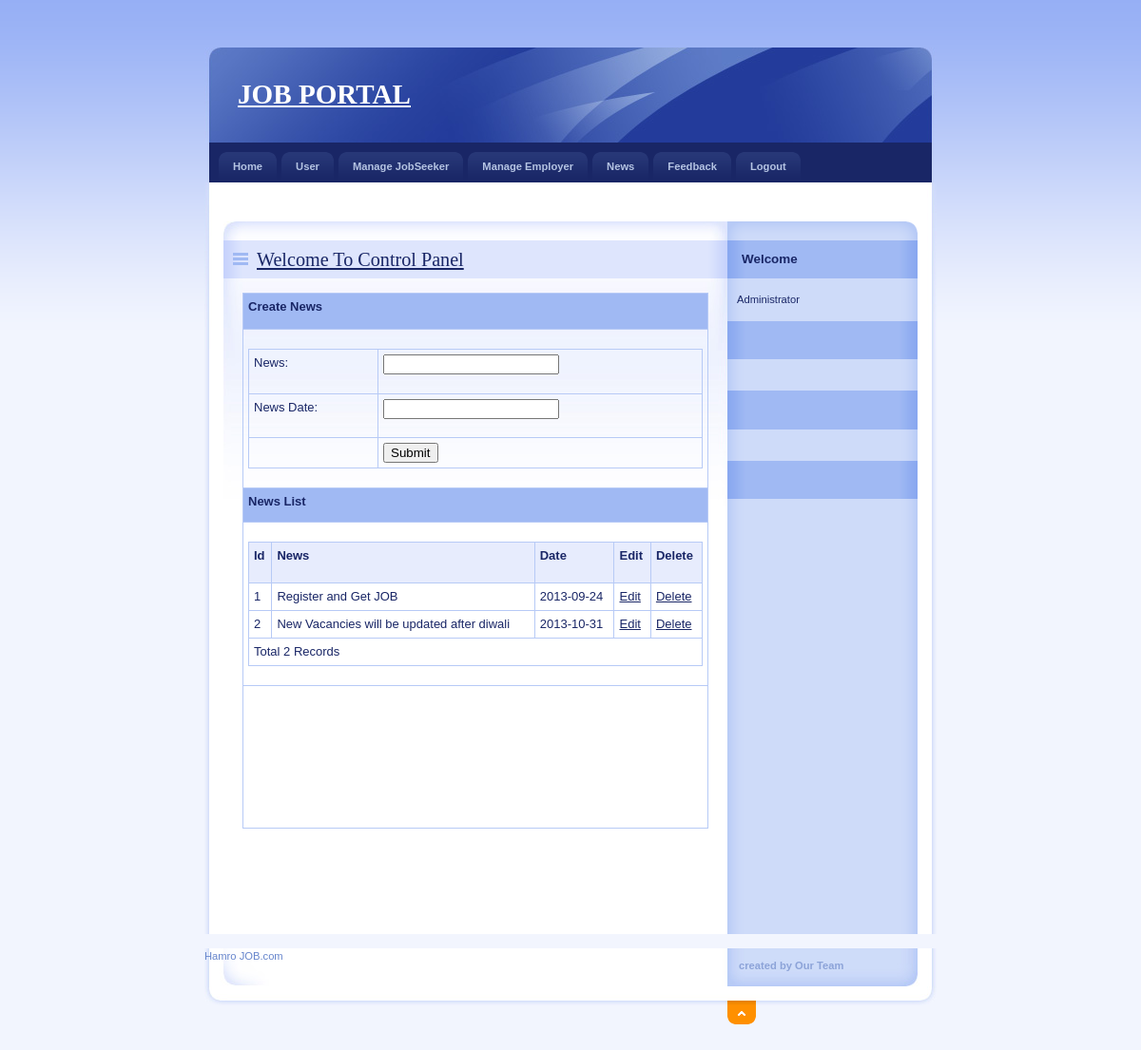
/Admin/News.php (signed in), run on the app's committed database.
### tables this page shows
CREATE TABLE IF NOT EXISTS `news_master` (
  `NewsId` int(11) NOT NULL AUTO_INCREMENT,
  `News` varchar(200) NOT NULL,
  `NewsDate` date NOT NULL,
  PRIMARY KEY (`NewsId`)
);

### Admin/News.php (the view, shortened to what this page needs)
<!DOCTYPE html PUBLIC "-//W3C//DTD XHTML 1.0 Strict//EN" "http://www.w3.org/TR/xhtml1/DTD/xhtml1-strict.dtd">
<html xmlns="http://www.w3.org/1999/xhtml" xml:lang="cs" lang="cs">
<head>
    <link rel="stylesheet" media="screen,projection" type="text/css" href="./css/main.css"/>
    <link rel="stylesheet" media="print" type="text/css" href="./css/print.css"/>
    <link rel="stylesheet" media="aural" type="text/css" href="./css/aural.css"/>
    <link href="../SpryAssets/SpryValidationTextField.css" rel="stylesheet" type="text/css"/>
</head>
</head>
<body id="www-url-cz">
<div id="main" class="box">
    <?php
    include "Header.php"
    ?>
    <?php
    include "menu.php"
    ?>
    <div id="page" class="box">
        <div id="page-in" class="box">
            <div id="strip" class="box noprint">
                <p id="breadcrumbs">&nbsp;</p>
            </div>
            <div id="content">
                <div class="article">
                    <h2><span><a href="#">Welcome To Control Panel</a></span></h2>
                    <table width="100%" border="0" cellspacing="0" cellpadding="0">
                        <tr>
                            <td height="27" bgcolor="#A0B9F3"><span class="style4 style10">Create News</span></td>
                        </tr>
                        <tr>
                            <td height="26">
                                <form id="form1" method="post" action="InsertNews.php">
                                    <table width="100%" height="109" border="0" cellpadding="0" cellspacing="0">
                                        <tr>
                                            <td height="36"><span class="style9">News:</span></td>
                                            <td><span id="sprytextfield1">
                              <label>
                              <input type="text" name="txtNews" id="txtNews"/>
                              </label>
                              <span class="textfieldRequiredMsg">A value is required.</span></span></td>
                                        </tr>
                                        <tr>
                                            <td height="35"><span class="style9">News Date:</span></td>
                                            <td><span id="sprytextfield2">
                              <label>
                              <input type="text" onclick="ds_sh(this);" name="txtDate" id="txtDate"/>
                              </label>
                              <span class="textfieldRequiredMsg">A value is required.</span></span></td>
                                        </tr>
                                        <tr>
                                            <td>&nbsp;</td>
                                            <td><label>
                                                    <input type="submit" name="button" id="button" value="Submit"/>
                                                </label></td>
                                        </tr>
                                    </table>
                                </form>
                            </td>
                        </tr>
                        <tr>
                            <td height="25" bgcolor="#A0B9F3"><span class="style3">News List</span></td>
                        </tr>
                        <tr>
                            <td>
                                <table width="100%" border="1" bordercolor="#1CB5F1">
                                    <tr>
                                        <th height="32" bgcolor="#1CB5F1">
                                            <div align="left" class="style12 style13 style7 style8">Id</div>
                                        </th>
                                        <th bgcolor="#1CB5F1">
                                            <div align="left" class="style11 style7 style8">News</div>
                                        </th>
                                        <th bgcolor="#1CB5F1">
                                            <div align="left" class="style11 style7 style8">Date</div>
                                        </th>
                                        <th height="32" bgcolor="#1CB5F1">
                                            <div align="left" class="style11 style7 style8">Edit</div>
                                        </th>
                                        <th bgcolor="#1CB5F1">
                                            <div align="left" class="style11 style7 style8">Delete</div>
                                        </th>
                                    </tr>
                                    <?php
                                    $con = mysqli_connect("localhost","root","","role");
                                    $sql = "select * from news_master";
                                    $result = mysqli_query($con,$sql);
                                    while ($row = mysqli_fetch_array($result)) {
                                        $Id = $row['NewsId'];
                                        $News = $row['News'];
                                        $NewsDate = $row['NewsDate'];
                                        ?>
                                        <tr>
                                            <td>
                                                <div align="left" class="style11 style7 style8"><?php echo $Id; ?></div>
                                            </td>
                                            <td>
                                                <div align="left"
                                                     class="style11 style7 style8"><?php echo $News; ?></div>
                                            </td>
                                            <td>
                                                <div align="left"
                                                     class="style11 style7 style8"><?php echo $NewsDate; ?></div>
                                            </td>
                                            <td>
                                                <div align="left" class="style11 style7 style8"><a
                                                        href="EditNews.php?NewsId=<?php echo $Id; ?>">Edit</a></div>
                                            </td>
                                            <td>
                                                <div align="left" class="style11 style7 style8"><a
                                                        href="DeleteNews.php?NewsId=<?php echo $Id; ?>">Delete</a></div>
                                            </td>
                                        </tr>
                                        <?php
                                    }
                                    $records = mysqli_num_rows($result);
                                    ?>
                                    <tr>
                                        <td colspan="5">
                                            <div align="left"
                                                 class="style11 style7 style8"><?php echo "Total " . $records . " Records"; ?> </div>
                                        </td>
                                    </tr>
                                </table>
                            </td>
                        </tr>
                        <tr>
                            <td height="26">
                                <form method="post" action="InsertNews.php">
                                    <table width="100%" height="109" border="0" cellpadding="0" cellspacing="0">
                                    </table>
                                </form>
                            </td>
                        </tr>
                    </table>
                    <p>&nbsp;</p>
                    <p class="btn-more box noprint">&nbsp;</p>
                </div>
            </div>
            <?php
            include "right.php"
            ?>
        </div>
    </div>
    <?php
    include "footer.php"
    ?>
</div>
</body>
</html>

### Admin/css/main.css (style rules this page uses)
* { min-height:1px; }
body { border:0; margin:0; padding:0; background:#F2F5FE url("../design/bg.gif") 0 0 repeat-x; font:70%/160% "verdana",sans-serif; color:#192666; _text-align:center; }
a { color:#192666; }
p { border:0; margin:15px 0; padding:0; }
div { display:block; border:0; margin:0; padding:0; }
h1, h2, h3, h4, h5 { border:0; margin:15px 0 10px 0; padding:0; font-weight:bold; }
h2 { font-size:180%; line-height:100%; font-family:"georgia",serif; font-weight:normal; }
table { display:table; border-collapse:collapse; margin:15px 0; padding:0; border:1px solid #B7CAF6; font-size:100%; }
tr { display:table-row; }
th, td { display: table-cell; border:1px solid #B7CAF6; margin:0; padding:5px; vertical-align:top; text-align:left; }
th { background:#E7ECFD; text-align:center; color:#192666; font-weight:bold; }
form { border:0; margin:0; padding:0; }
a, img, span { border:0; margin:0; padding:0; }
.box { min-height:1px; _height:1px; }
.box:after { content:"."; display:block; line-height:0px; font-size:0px; visibility:hidden; clear:both; }
#main { width:770px; margin:50px auto 0 auto; _text-align:left; }
#page { width:770px; min-height:1px; background:#FFF url("../design/bg_page.gif") 0 0 repeat-y; _height:1px; }
#page-in { min-height:1px; padding:10px 0; background:url("../design/bg_page_in.jpg") 0 0 no-repeat; _height:1px; }
#strip { position:relative; clear:both; padding:3px 20px 10px 20px; color:#6182D1; }
#strip p { margin:0; }
#strip #breadcrumbs { width:520px; margin:0; padding:0; }
#content { float:left; width:530px; _width:550px; margin:0; padding:0 0 0 20px; }
#content .article { clear:both; margin:0; padding:20px; background:url("../design/content_article_bg.jpg") 0 0 no-repeat; }
#content .article h2 { margin:0 -20px; padding:10px; background:#DEE5FD url("../design/content_title_bg.gif") 0 0 repeat-y; color:#192666; }
#content .article h2 span { background:url("../design/ico_list.gif") 0 50% no-repeat; padding-left:25px; }
#content .article p { text-align:justify; }
#content .btn-more { margin:0 0 15px 0; padding:0; border:0; position:relative; }

### Admin/css/print.css (style rules this page uses)
body { border:0; margin:0; padding:0; font-size:12pt }
a { color:#000; text-decoration:none; }
h1, h2, h3 { page-break-after:avoid; page-break-inside:avoid; }
table { border-collapse: collapse; border-width:1px; border-style:solid; }
th, td { display:table-cell; border-width:1px; border-style:solid; }
.noprint { display:none; }

### Admin/css/aural.css (style rules this page uses)
body { voice-family:paul,male; volume:loud; speech-rate:slow; richness:90; stress:20; }
h1, h2, h3, h4, h5 { cue-before:url("ping.au"); }
p, table { pause:50ms; }

### Admin/News.php (style rules this page uses)
.style3 { font-family: Verdana, Arial, Helvetica, sans-serif; font-size: small; font-weight: bold; color: #192666; }
.style4 { font-family: Verdana, Arial, Helvetica, sans-serif; font-size: small; font-weight: bold; color: #FFFFFF; }
.style7 { font-size: small }
.style8 { font-family: Verdana, Arial, Helvetica, sans-serif }
.style9 { font-family: Verdana, Arial, Helvetica, sans-serif; font-size: small; }

### data on the page
news_master: NewsId "1", News "Register and Get JOB", NewsDate "2013-09-24"
news_master: NewsId "2", News "New Vacancies will be updated after diwali", NewsDate "2013-10-31"

### other printed values
$records "2"
